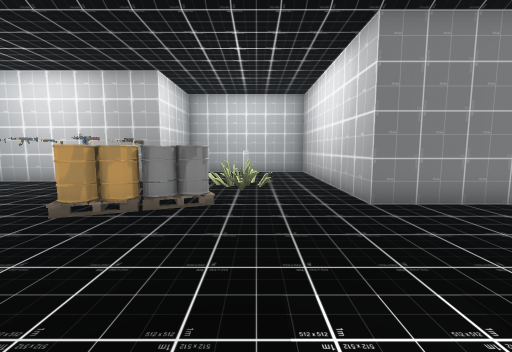
[1] (above)

20 first-person views from a walk through a Unity game level. The camera is 1.2 m above the floor, tilts 6° down and sees 90° across. The floor is counted in squares, 1 m on a side. Each view is taken from the middle of a square. On the plan, view 1 faces up. The plan holds only what a view shows up to about 12 squares ahead; the rest is blank. The player character is not drawn.

[2]
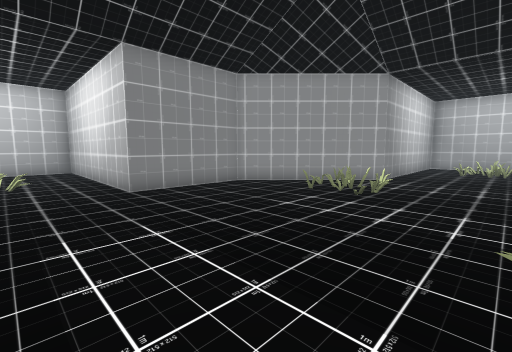

[3]
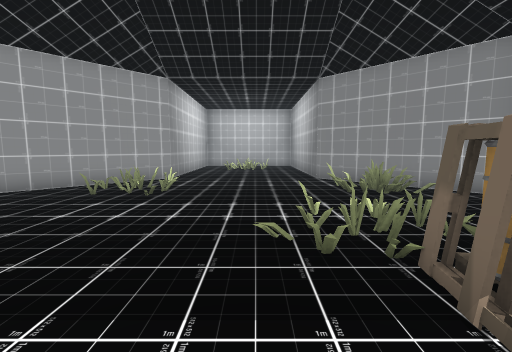

[4]
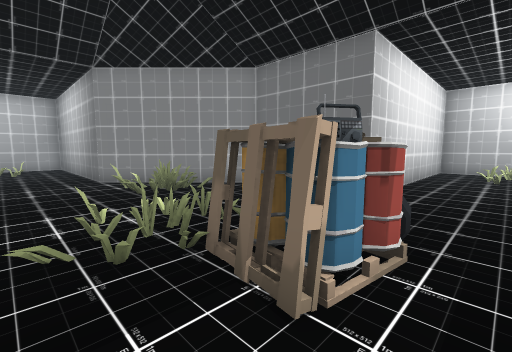

[5]
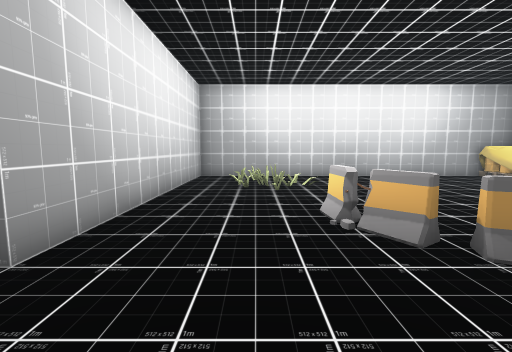

[6]
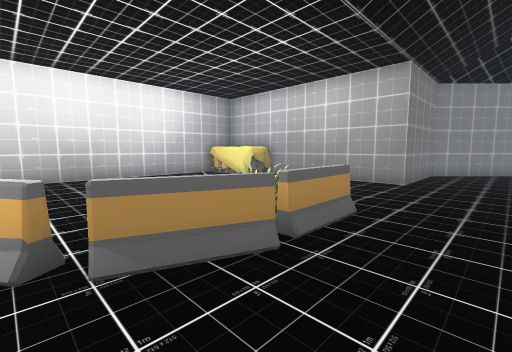

[7]
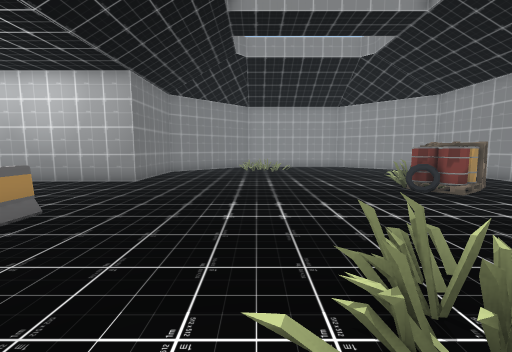

[8]
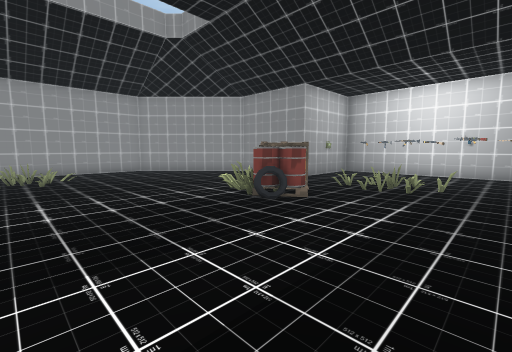

[9]
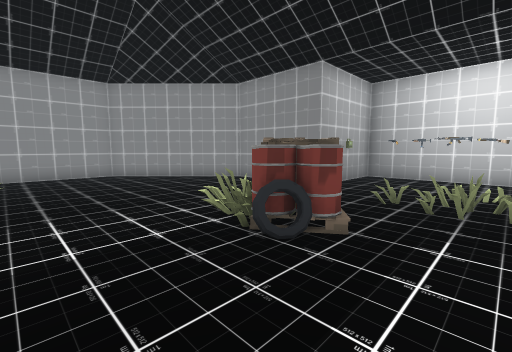

[10]
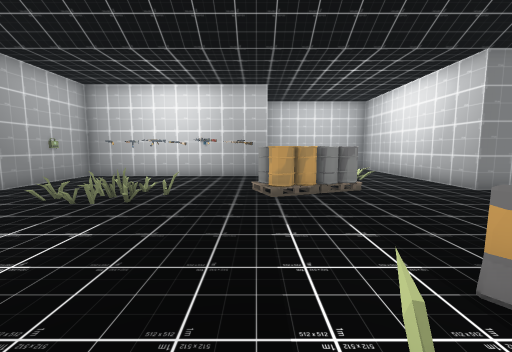

[11]
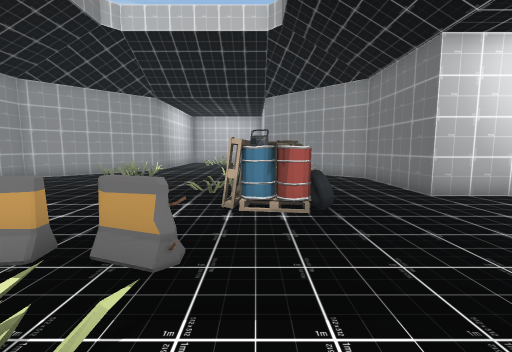

[12]
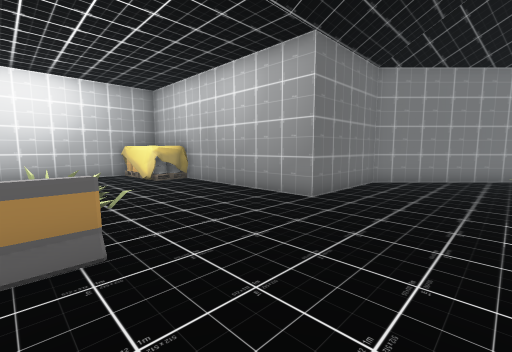

[13]
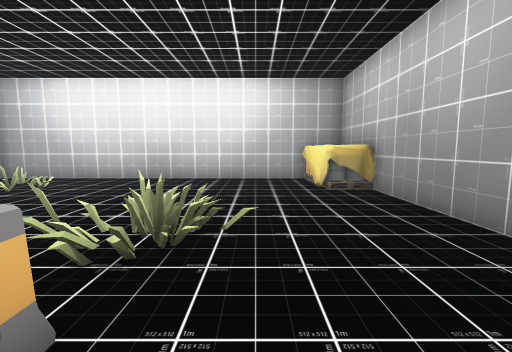

[14]
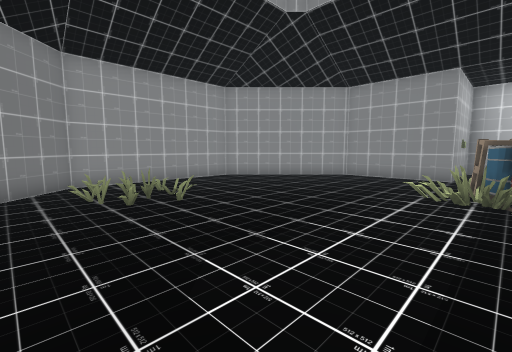

[15]
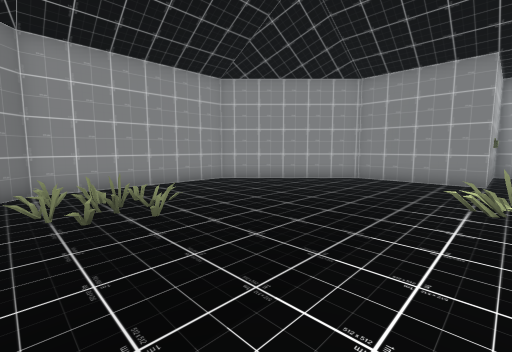

[16]
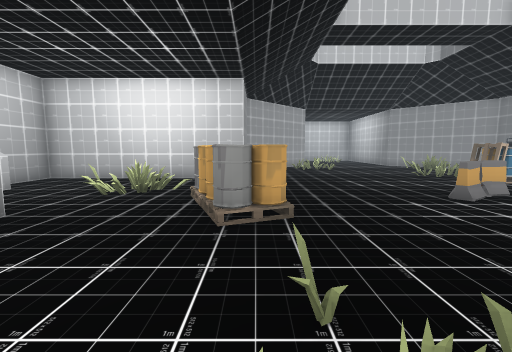

[17]
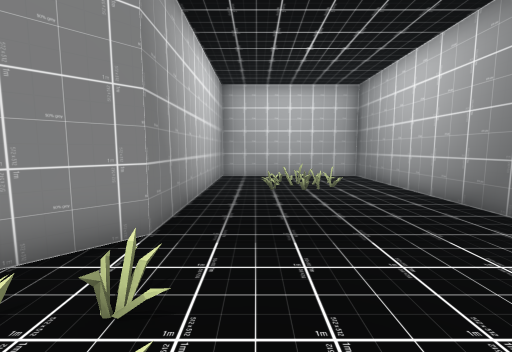

[18]
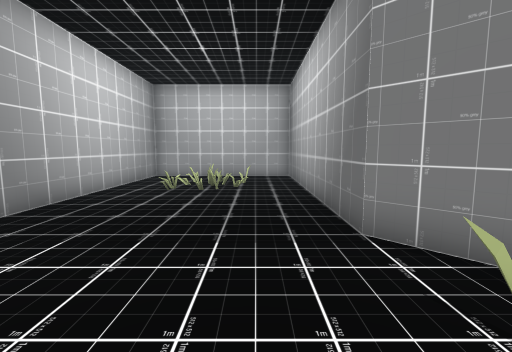

[19]
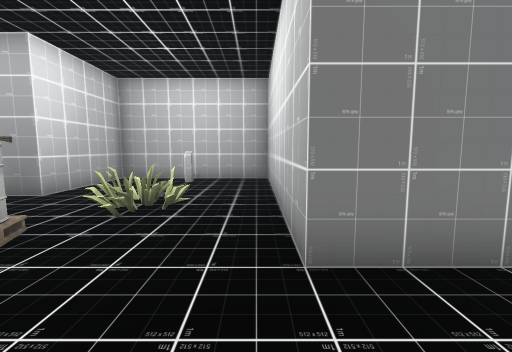

[20]
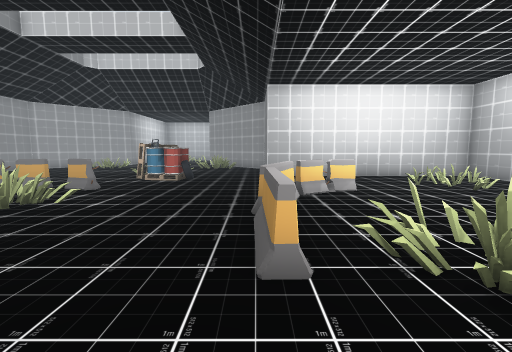

### Floor plan
Points are (right, up) in squares from view 1. A wall is a line through its corners. A room is listed if a view was taken in it or the views show most of it. See-through windows are left out.
Room 1 (views 1, 2, 3, 4, 5, 6, 7, 8, 9, 10, 11, 12, 13, 14, 15, 16, 17, 18, 19, 20)
walls: (2.5, -8.5) (6.5, -8.5) (10.5, -4.5) (18.5, -4.5) (18.5, 1.5) (10.5, 1.5) (6.5, 5.5) (2.5, 5.5) (2.5, 13.5) (-3.5, 13.5) (-3.5, 9.5) (-11.5, 9.5) (-11.5, 5.5) (-15.5, 5.5) (-19.5, 1.5) (-19.5, -4.5) (-15.5, -8.5) (-11.5, -8.5) (-11.5, -17.5) (2.5, -17.5) (2.5, -8.5)
objects: barrelstack (-11, -15); barrelstack (-11, 1) to (-9, 2); barrelstack (-10, -17) to (-10, -14); barrier (-7, -8) to (-5, -8); barrier (-4, -9) to (-3, -8); barrelstack (-4, 5) to (-1, 6); barrier (-2, -11) to (-1, -9); barrier (-2, -1) to (-1, 0); barrier (-1, -3) to (-1, -2); barrelstack (1, -5) to (2, -4); radio (1, -4)

Positions as (right, up) in squares from view 1, and headings:
1: (0, 0), facing up
2: (0, -2), facing up-right
3: (0, -2), facing right
4: (0, -2), facing down-right
5: (0, -6), facing down
6: (-2, -6), facing down-left
7: (-2, -4), facing left
8: (-5, -4), facing up-left
9: (-7, -2), facing up-left
10: (-4, -2), facing up
11: (-4, -4), facing right
12: (-6, -5), facing down-left
13: (-8, -7), facing down
14: (-10, -6), facing up-left
15: (-11, -5), facing up-left
16: (-8, 5), facing right
17: (7, 0), facing right
18: (7, -3), facing right
19: (2, 3), facing up
20: (-9, -8), facing right
